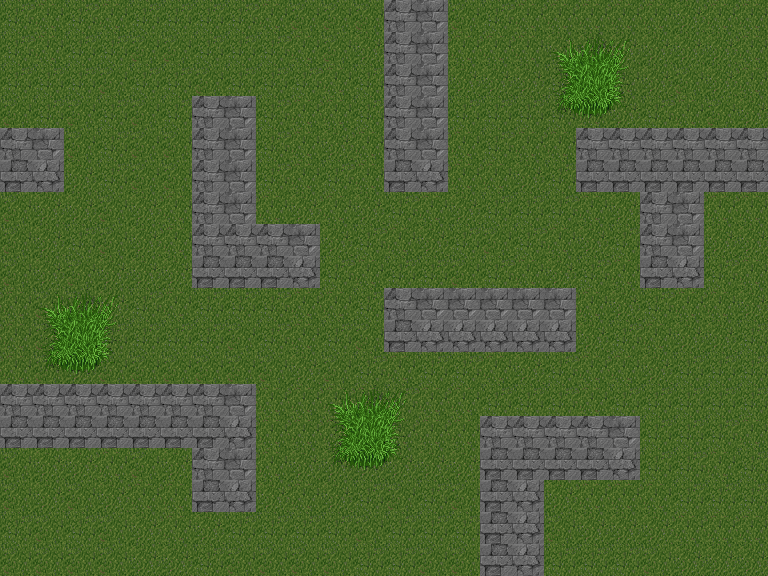

Tiled map render using the project's own tile images. Description and the whole map definition, tile-layer contents included, below:
An orthogonal 24x18 tile map with 32x32 px tiles, 2 tile layers (hintergrund, obstacles) and 11 objects.

<map version="1.0" orientation="orthogonal" renderorder="right-down" width="24" height="18" tilewidth="32" tileheight="32" nextobjectid="31">
 <tileset firstgid="1" name="tileset" tilewidth="32" tileheight="32" tilecount="256" columns="16">
  <image source="tileset.png" width="512" height="512" />
 </tileset>
 <layer name="hintergrund" width="24" height="18">
  <data encoding="csv">
79,80,79,80,79,79,79,79,80,95,95,95,95,95,95,79,80,80,80,80,80,96,80,80,
79,80,79,79,95,95,79,79,79,80,95,96,80,79,80,80,80,96,96,96,96,96,96,80,
79,79,79,95,79,79,95,79,79,79,80,79,79,80,96,96,96,79,79,80,96,95,96,80,
95,79,95,79,95,79,95,79,79,80,80,79,80,80,79,79,79,79,80,96,79,80,95,96,
79,95,95,79,95,95,96,95,79,80,96,80,80,96,80,79,80,80,96,79,80,80,95,96,
79,95,96,79,95,95,79,95,79,80,79,80,96,79,80,80,96,79,79,80,79,80,95,96,
95,96,96,95,96,80,95,79,80,96,80,96,79,80,96,79,79,79,80,96,95,96,80,80,
95,96,79,95,96,80,95,79,80,80,96,79,80,96,79,95,79,80,96,79,79,80,96,96,
95,96,95,96,96,96,79,80,79,80,79,80,79,79,95,79,80,96,79,80,80,79,79,80,
80,95,95,96,79,80,79,79,79,80,80,79,95,95,79,80,79,80,80,96,79,80,80,96,
80,95,95,79,79,79,79,95,79,80,79,95,96,79,79,79,80,96,96,79,80,96,96,79,
80,95,96,95,95,95,95,95,95,96,95,79,80,79,79,80,96,79,80,80,96,79,79,79,
80,96,80,95,96,96,80,96,80,80,80,80,79,80,80,79,79,79,80,79,79,79,79,79,
79,80,80,96,95,96,80,79,80,80,80,80,80,80,80,95,79,80,79,95,79,79,79,80,
95,96,96,80,95,96,96,80,80,96,96,96,96,96,96,80,80,80,79,80,79,79,80,79,
95,96,95,96,80,80,80,96,96,80,96,79,95,79,95,96,96,96,80,80,80,79,79,79,
79,95,79,95,96,80,96,79,79,79,79,95,79,79,79,95,79,95,96,96,96,80,80,80,
95,95,95,95,96,96,79,95,95,95,95,79,79,95,95,79,79,79,79,79,95,96,96,96
</data>
 </layer>
 <objectgroup name="objects">
  <object id="20" x="384" y="0" width="64" height="192" />
  <object id="21" x="192" y="96" width="64" height="192" />
  <object id="22" x="256" y="224" width="64" height="64" />
  <object id="23" x="0" y="128" width="64" height="64" />
  <object id="24" x="0" y="384" width="256" height="64" />
  <object id="25" x="192" y="448" width="64" height="64" />
  <object id="26" x="480" y="416" width="64" height="160" />
  <object id="27" x="544" y="416" width="96" height="64" />
  <object id="28" x="384" y="288" width="192" height="64" />
  <object id="29" x="576" y="128" width="192" height="64" />
  <object id="30" x="640" y="192" width="64" height="96" />
 </objectgroup>
 <layer name="obstacles" width="24" height="18">
  <data encoding="csv">
0,0,0,0,0,0,0,0,0,0,0,0,15,16,0,0,0,0,0,0,0,0,0,0,
0,0,0,0,0,0,0,0,0,0,0,0,15,16,0,0,0,149,150,151,0,0,0,0,
0,0,0,0,0,0,0,0,0,0,0,0,15,16,0,0,0,165,166,167,0,0,0,0,
0,0,0,0,0,0,15,16,0,0,0,0,15,16,0,0,0,181,182,183,0,0,0,0,
15,16,0,0,0,0,15,16,0,0,0,0,15,16,0,0,0,0,15,15,15,15,15,15,
31,32,0,0,0,0,15,16,0,0,0,0,31,32,0,0,0,0,31,31,31,31,31,31,
0,0,0,0,0,0,15,16,0,0,0,0,0,0,0,0,0,0,0,0,15,16,0,0,
0,0,0,0,0,0,15,15,15,16,0,0,0,0,0,0,0,0,0,0,15,16,0,0,
0,0,0,0,0,0,31,31,31,32,0,0,0,0,0,0,0,0,0,0,31,32,0,0,
0,149,150,151,0,0,0,0,0,0,0,0,15,16,16,16,16,16,0,0,0,0,0,0,
0,165,166,167,0,0,0,0,0,0,0,0,31,32,32,32,32,32,0,0,0,0,0,0,
0,181,182,183,0,0,0,0,0,0,0,0,0,0,0,0,0,0,0,0,0,0,0,0,
15,15,15,15,15,15,15,16,0,0,149,150,151,0,0,0,0,0,0,0,0,0,0,0,
31,31,31,31,31,31,31,32,0,0,165,166,167,0,0,15,15,15,15,16,0,0,0,0,
0,0,0,0,0,0,15,16,0,0,181,182,183,0,0,31,31,31,31,32,0,0,0,0,
0,0,0,0,0,0,31,32,0,0,0,0,0,0,0,31,32,0,0,0,0,0,0,0,
0,0,0,0,0,0,0,0,0,0,0,0,0,0,0,31,32,0,0,0,0,0,0,0,
0,0,0,0,0,0,0,0,0,0,0,0,0,0,0,31,32,0,0,0,0,0,0,0
</data>
 </layer>
</map>
